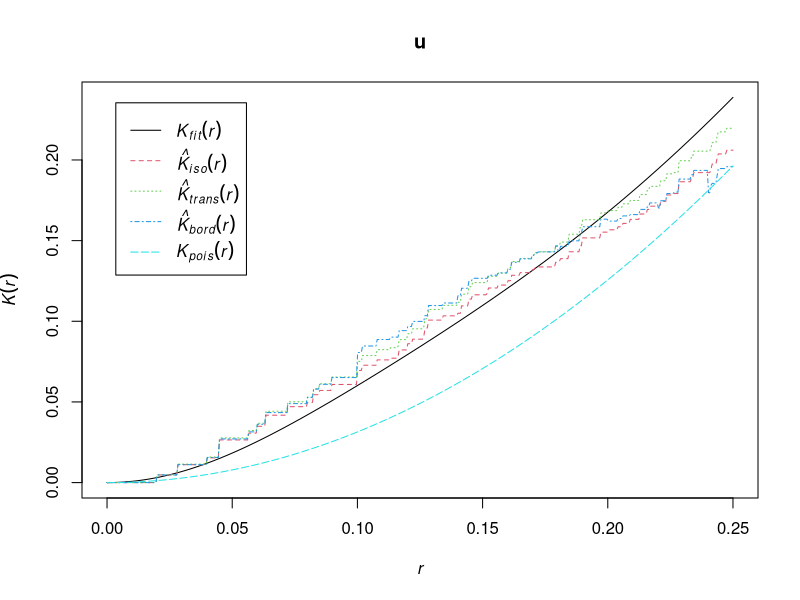

R code for this plot:
library(spatstat)


### Name: thomas.estK
### Title: Fit the Thomas Point Process by Minimum Contrast
### Aliases: thomas.estK
### Keywords: spatial models

### ** Examples

    data(redwood)
    u <- thomas.estK(redwood, c(kappa=10, scale=0.1))
    u
    plot(u)
